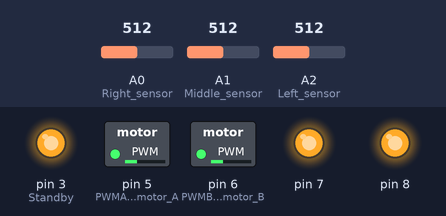
Bench run of a sketch on a simulated Arduino Uno, built with avr-gcc and run on an emulated ATmega328P. On the bench: switched loads named in the sketch (green lamp = pin HIGH), output pins drawn as LEDs (lit = HIGH). The inputs (shaded band) are chosen by the test bench; at power-on: A1 (Middle_sensor) = 512, A2 (Left_sensor) = 512, A0 (Right_sensor) = 512.

Above: at 1.2 s.
1.3 s: A1 (Middle_sensor) set to 487
At 2.5 s:
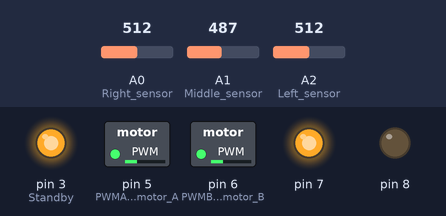
2.8 s: A2 (Left_sensor) set to 494
At 3.8 s:
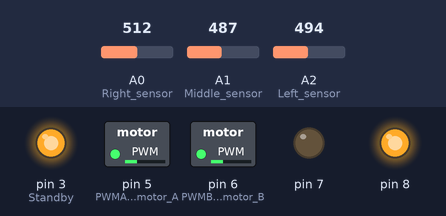
4.3 s: A0 (Right_sensor) set to 493
At 5.0 s:
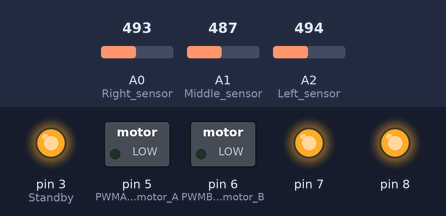
5.8 s: A0 (Right_sensor) set to 510
At 6.1 s:
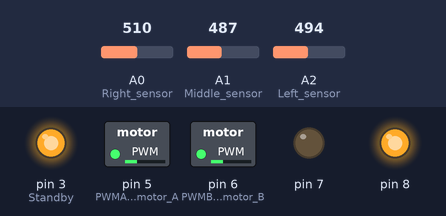
7.3 s: A0 (Right_sensor) set to 490
At 8.4 s:
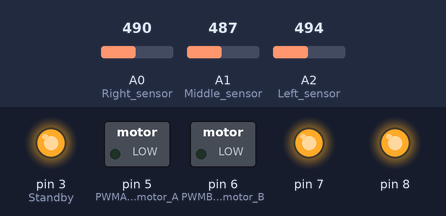
Timing chart, 0 to 9.8 s (numbered marks = the images above; inputs shaded):
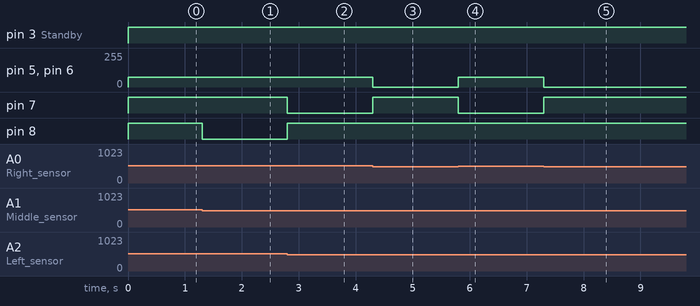

Measured:
- the behaviour switches between 501 and 500 on A1 (Middle_sensor) (found by bisection; images 0 and 1)
- the behaviour switches between 501 and 500 on A2 (Left_sensor) (found by bisection; images 1 and 2)
- the behaviour switches between 501 and 500 on A0 (Right_sensor) (found by bisection; images 2 and 3)
- after the input at 1.3 s, pin 8: HIGH → LOW at once
- after the input at 2.8 s, pin 7: HIGH → LOW at once; pin 8: LOW → HIGH at once
- after the input at 4.3 s, pin 5 (PWMA_speed_motor_A), pin 6 (PWMB_speed_motor_B): 75/255 → 0/255 at once; pin 7: LOW → HIGH at once
- after the input at 5.8 s, pin 5 (PWMA_speed_motor_A), pin 6 (PWMB_speed_motor_B): 0/255 → 75/255 at once; pin 7: HIGH → LOW at once
- after the input at 7.3 s, pin 5 (PWMA_speed_motor_A), pin 6 (PWMB_speed_motor_B): 75/255 → 0/255 at once; pin 7: LOW → HIGH at once

The sketch:

Line_Follower.ino
```cpp
/* This program makes our robotic car follow the black tape on the floor. It uses the 3 sensors under the car to detect the black tape.
Based on which sensor detects the line it goes forward,turns left, turns right or stops.*/


void setup() {
  pinMode(5, OUTPUT); // PWMA speed motor A
  pinMode(7, OUTPUT); // AIN_1 Direction motor A
  pinMode(3, OUTPUT); // Standby
  pinMode(6, OUTPUT); // PWMB speed motor B
  pinMode(8, OUTPUT); // BIN_1 direction motor B

  pinMode(A0, INPUT); // Right sensor
  pinMode(A1, INPUT); // Middle sensor
  pinMode(A2, INPUT); // Left sensor

  Serial.begin(9600);
}

void loop() {
  LineFollower();  // continuously follow the line
}

void Forward ( int x) {
analogWrite(5,x); // Motor A speed = x
digitalWrite(7,1); // Motor A direction forward
analogWrite(6,x);// Motor B speed = x
digitalWrite(8,1);// Motor B direction forward
digitalWrite(3,1); // Enable motor driver (STBY)
 }

void Left ( int x){
analogWrite(5,x); // Motor A speed = x
digitalWrite(7,1); // Motor A direction backward
analogWrite(6,x); // Motor B speed = x
digitalWrite(8,0); // Motor B direction backward
digitalWrite(3,1); // Enable motor driver (STBY)
}

void Right ( int x){
analogWrite(5,x); // Motor A speed = x
digitalWrite(7,0); // Motor A direction backward
analogWrite(6,x); // Motor B speed = x
digitalWrite(8,1); // Motor B direction forward
digitalWrite(3,1); // Enable motor driver (STBY)
}
void Stop (){
analogWrite(5,0); // Motor A speed = 0
digitalWrite(7,1);// Direction doesn't matter when speed = 0
analogWrite(6,0); // Motor B speed = 0
digitalWrite(8,1); // Direction doesn't matter
digitalWrite(3,1);} // Enable motor driver (STBY)


void LineFollower() {
  float M = analogRead(A1); // read middle sensor
  float L = analogRead(A2); // read left sensor
  float R = analogRead(A0); // read right sensor

  if (M > 500 && M < 850) { // if middle sensor detects the black line, go forward
    Forward(75);
  }
  else if (L > 500 && L < 850) { // if left sensor detects the black line, go left
    Left(75);
  }
  else if (R > 500 && R < 850) { // if right sensor detects the line, go right
    Right(75);
  }
  else if (R < 400 && L < 400 && M < 400) { // if all the sensors lose the line, rotate left to search for it
    Left(75); // spin to find line
  }
  else { // if none of these conditions are met, stop the car
    Stop(); // all sensors off → stop
  }
}
```
